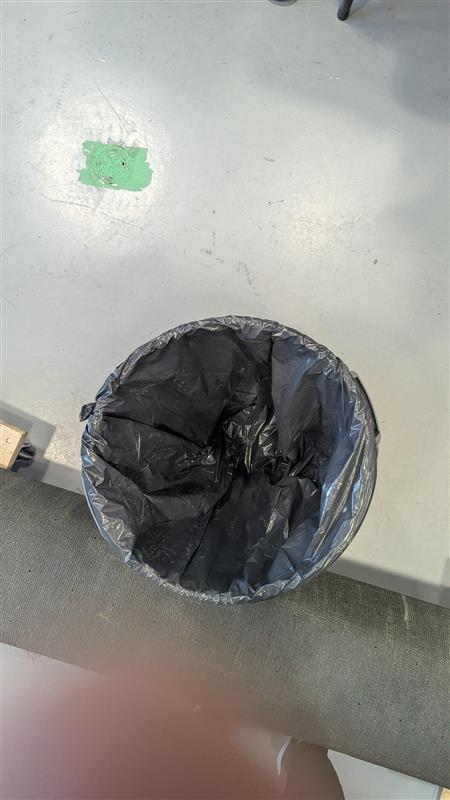
#> input picture data/BucketDetection/Data/Poubelle.jpg, 450 x 800 px
$ python -i Contour_detector.py   (imports and definitions only)
#> lines starting #> are read from the running program, lines starting #| are printed output that depends on the picture; after the words box and inside, x2 and y2 are one past the last pixel; in counts of white or black regions, pixels touching at a corner belong together
#> further down, picture is the input picture: shape (800, 450, 3); mean B, G, R 142.5, 147.2, 148.6
import cv2
import matplotlib.pyplot as plt
import numpy as np

# TODO Rename pour une seule langue -> En ou FR

class ContoursDetector:
    def __init__(self):
        pass

    contour_type = ["cercle", "box"] # TODO : à utiliser pour se focus sur un type de contour

    # TODO : Méthode pour prétraiter les images
    def pretraiter_image(self, image):
        gray = cv2.cvtColor(image, cv2.COLOR_BGR2GRAY)
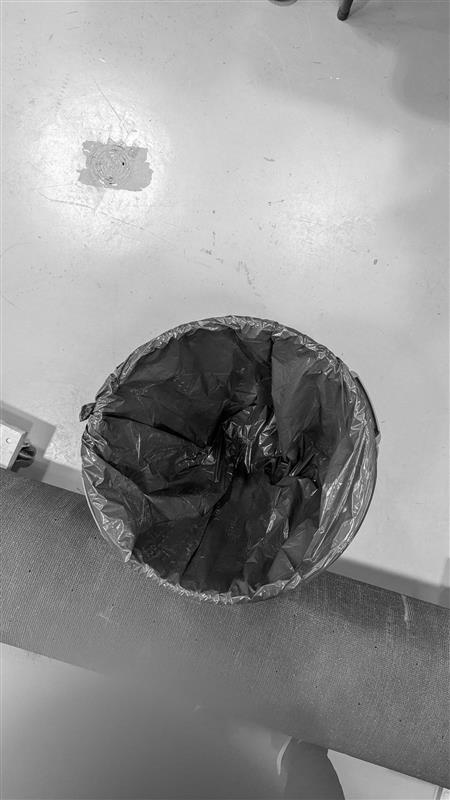
#> gray: shape (800, 450); min 0, max 255, mean 147.1

        # TODO : Ajouter d'autre prétraitement pour détecter les contours au besoin

        # Appliquer un flou gaussien pour réduire le bruit
        blurred = cv2.GaussianBlur(gray, (15, 15), 0)
        return blurred

    # Méthode pour faire la détection des contours
    # TODO : Ajouter en paramètre le type de contour qu'on veut détecter
    def detect_contours(self, image):
        # Prétraitement
        image_pretraitee = self.pretraiter_image(image)

        # Détection des contours avec Canny
        edges = cv2.Canny(image_pretraitee, threshold1=50, threshold2=150)
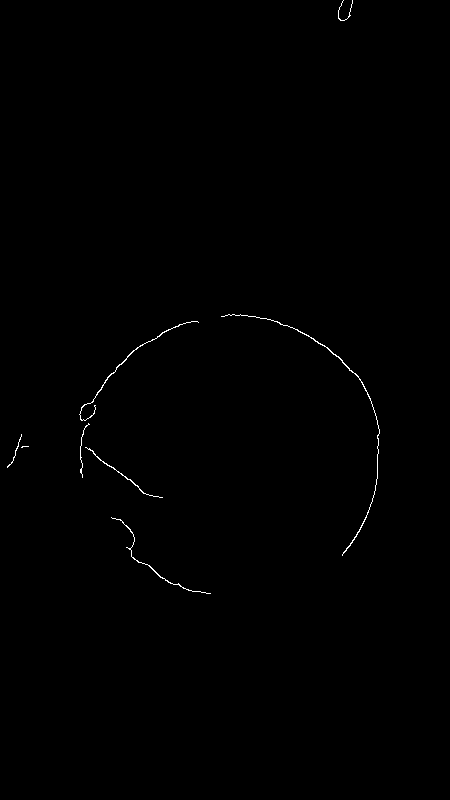
#> edges: shape (800, 450); 0.3% white in thin lines or dots, all inside (x1, y1, x2, y2) = (7, 0, 380, 594)

        contours, _ = cv2.findContours(edges, cv2.RETR_EXTERNAL, cv2.CHAIN_APPROX_SIMPLE)
#> contours = 8 contours, 4 with area under 20; largest, box (x1, y1, x2, y2) and area: (221, 314, 380, 556) 80, (79, 321, 199, 421) 56, (111, 517, 211, 594) 36, (85, 447, 163, 498) 36
        filtered_contours = [cnt for cnt in contours if cv2.contourArea(cnt) > 500]  # Seuil d'aire à ajuster
#> filtered_contours = []
        edges_filtered = np.zeros_like(edges)
        cv2.drawContours(edges_filtered, filtered_contours, -1, 255, thickness=cv2.FILLED)
#> edges_filtered: shape (800, 450); every value is 0

        # Image vide pour dessiner les contours des cercles uniquement
        edges_filtered = np.zeros_like(edges)
        # Créer une image vide pour dessiner les contours
        contours_image = cv2.cvtColor(edges, cv2.COLOR_GRAY2BGR)

        # TODO : Trier les contours pour ne détecter que les cercles
        # Utilisation de HoughCircles pour détecter que les cercle
        circles = cv2.HoughCircles(
            image_pretraitee,
            cv2.HOUGH_GRADIENT,
            dp=1.2,
            minDist=150,
            param1=50,
            param2=60,
            minRadius=20,
            maxRadius=150
        )
#> circles = [[222.6, 455.4, 137.4]]

        # Si des cercles sont détectés, les dessiner
        if circles is not None:
            circles = np.uint16(np.around(circles))
#> circles = [[223, 455, 137]]
            for circle in circles[0, :]:
                # Dessiner uniquement les cercles sur l'image filtrée
                cv2.circle(edges_filtered, (circle[0], circle[1]), circle[2], 255, 2)  # Contour blanc sur fond noir
                cv2.circle(contours_image, (circle[0], circle[1]), circle[2], (0, 255, 0), 2)  # Contour du cercle
                cv2.circle(contours_image, (circle[0], circle[1]), 2, (0, 0, 255), 3)  # Centre du cercle
#> this loop made 1 pass
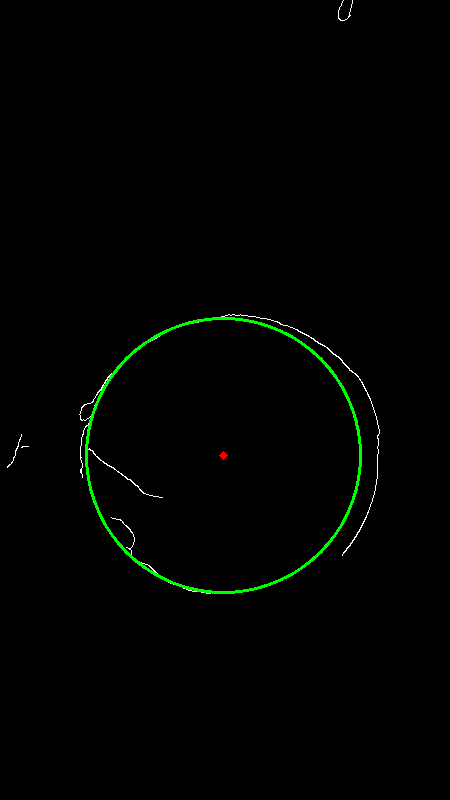
#> contours_image: shape (800, 450, 3); mean B, G, R 0.6, 2.5, 0.6
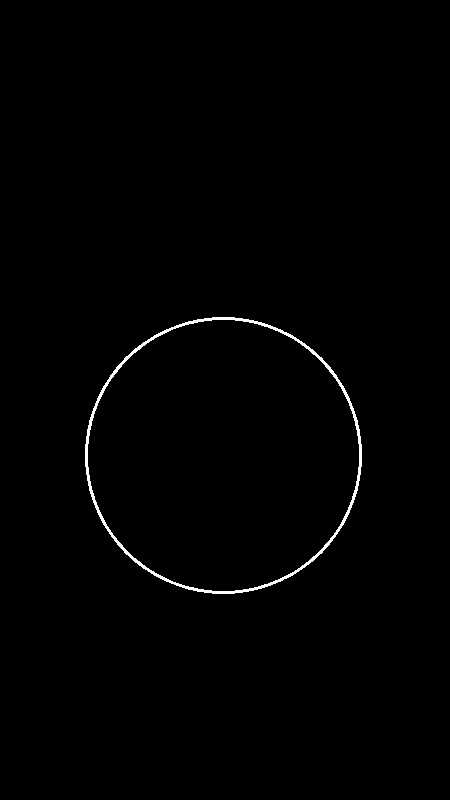
#> edges_filtered: shape (800, 450); 0.72% white; 1 white region, box (x1, y1, x2, y2) and area: (85, 317, 362, 594) 2600
        else :
            circles = []

        return edges_filtered, contours_image, circles


    # Méthode pour récupérer l'image si elle existe
    # [85 lines left out: functions get_image, afficher_images, bounding_box, webcam_detection, not called in this run]

    # TODO : Méthode pour aligner le centre au caré détecter
    def center_bucket(self, image):
        pass


# TODO : Filtrer les contours trouver si besoin
#  (Concentrer sur les cercles si c'est le contour qu'on aura)

# TODO : Ajouter un centre à l'image -> Aidera pour l'ajustement par la suite

# TODO : Créer un nouveau répertoire avec les images avec les contours détecter

# TODO : Ajouter les images avec les contours dans le répertoire

# --------------------------------------
# TODO : Étape 1 : Ajouter la possibilité d'analyser une vidéo
# TODO : Étape 2 : Ajouter la possibilité de le faire en temps réel


# TODO : Ajouter une méthode pour centrer le carré du milieu à celui autour de l'ouverture du bucket

# TODO : Faire en sorte que ça fonctionne avec la webcam

>>> import cv2
>>> picture = cv2.imread('../Data/Poubelle.jpg')
>>> result = ContoursDetector().detect_contours(picture)

$ run again, on data/BucketDetection/Data/Sceau_bleu.jpg
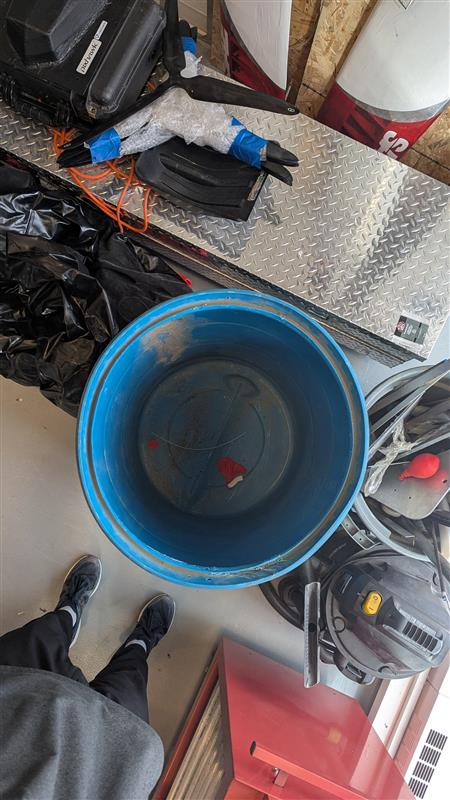
#> input picture data/BucketDetection/Data/Sceau_bleu.jpg, 450 x 800 px
#> picture is the input picture: shape (800, 450, 3); mean B, G, R 102, 99.2, 102.1
#> in detect_contours, `edges = cv2.Canny(image_pretraitee, threshold1=50, threshold2=150)`:
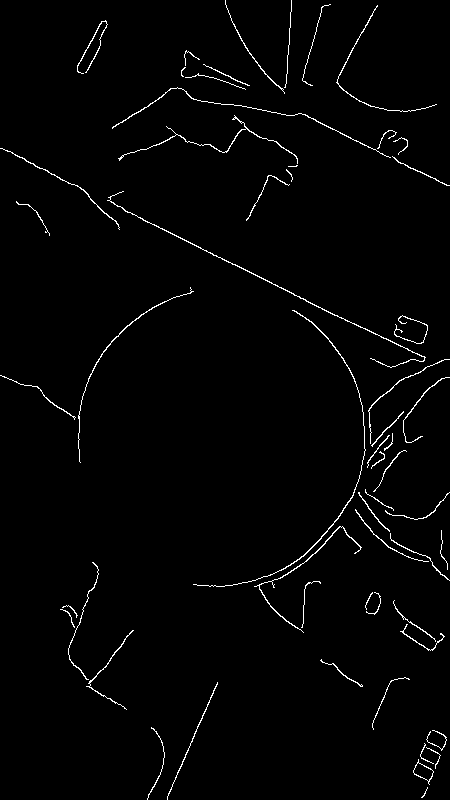
#> edges: shape (800, 450); 1.7% white in thin lines or dots
#> contours = 56 contours, 28 with area under 20; largest, box (x1, y1, x2, y2) and area: (413, 759, 434, 785) 222, (107, 191, 426, 368) 136, (193, 310, 366, 587) 116, (254, 526, 362, 633) 100, (118, 115, 298, 164) 81
#> filtered_contours = []
#> in detect_contours, `circles = cv2.HoughCircles( image_pretraitee, cv2.HOUGH_GRADIENT, dp=1..`: circles = [[223.8, 435, 146.6], [395.4, 609, 70.04], [448.2, 460.2, 104.4]]
#> in detect_contours, `circles = np.uint16(np.around(circles))`: circles = [[224, 435, 147], [395, 609, 70], [448, 460, 104]]
#> the loop in detect_contours, `for circle in circles[0, :]: # Dessiner uniquement les cercles sur l'i..` made 3 passes
#> after the loop in detect_contours, `for circle in circles[0, :]:`:
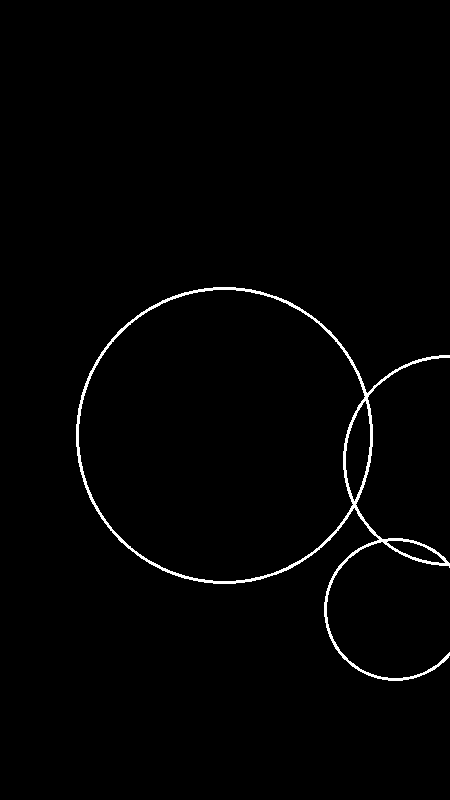
#> edges_filtered: shape (800, 450); 1.3% white in thin lines or dots, all inside (x1, y1, x2, y2) = (76, 287, 450, 681)
